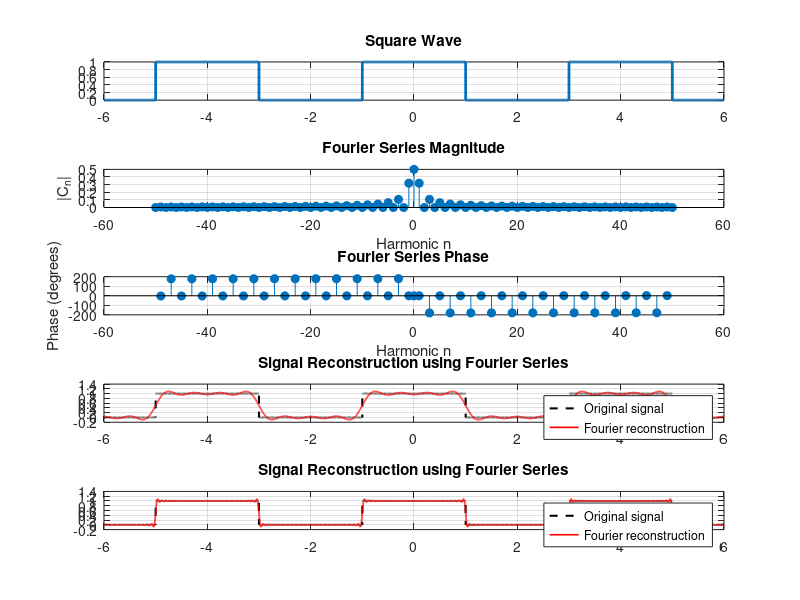

The MATLAB source for this figure:
clc; clear; close all;
t = -6:0.001:6;
T0 = 4;
t0 = 0;
omega0 = 2*pi*(1/T0);
x = @(t) square(omega0*t + pi/2)/2 + 0.5;

subplot(5, 1, 1);
plot(t, x(t), 'LineWidth', 2)
grid on
title('Square Wave')
N = 50;                    % compute Cn for n = -N..N
nvec = -N:N;
Cn = zeros(size(nvec));
t_fs = t0 : 0.001 : (t0 + T0); 
% Use integral for each harmonic
for k = 1:length(nvec)
    n = nvec(k);
    integrand = x(t_fs).*exp(-1j*n*omega0*t_fs);
    Cn(k) = (1/T0)*trapz(t_fs, integrand);
end
% Threshold to ignore phase where magnitude is negligible
mag = abs(Cn);
thresh = max(mag) * 1e-3;          % adjust threshold as needed

% Compute raw phase in radians
phase_rad = angle(Cn);              % in [-pi, pi]
phase_rad(mag < thresh) = NaN;      % mask noisy phases

% Plot magnitude and phase

subplot(5,1,2);
stem(nvec, mag, 'filled');
xlabel('Harmonic n'); ylabel('|C_n|');
title('Fourier Series Magnitude');
grid on;

subplot(5,1,3);
stem(nvec, rad2deg(phase_rad), 'filled');
xlabel('Harmonic n'); ylabel('Phase (degrees)');
title('Fourier Series Phase');
grid on;
n = -8:8;
x_rec = zeros(size(t));

for k = 1:length(n)
    x_rec = x_rec + Cn(nvec == n(k)) .* exp(1j*n(k)*omega0*t);
end

x_rec = real(x_rec);
subplot(5,1,4);
plot(t, x(t), 'k--', 'LineWidth', 1.5)
hold on
plot(t, x_rec, 'r', 'LineWidth', 1.2)
grid on
legend('Original signal', 'Fourier reconstruction')
title('Signal Reconstruction using Fourier Series')

x_rec = zeros(size(t));

for k = 1:length(nvec)
    x_rec = x_rec + Cn(k) * exp(1j * nvec(k) * omega0 * t);
end

x_rec = real(x_rec);   % imaginary part ≈ numerical error

subplot(5,1,5);
plot(t, x(t), 'k--', 'LineWidth', 1.5)
hold on
plot(t, x_rec, 'r', 'LineWidth', 1.2)
grid on
legend('Original signal', 'Fourier reconstruction')
title('Signal Reconstruction using Fourier Series')
